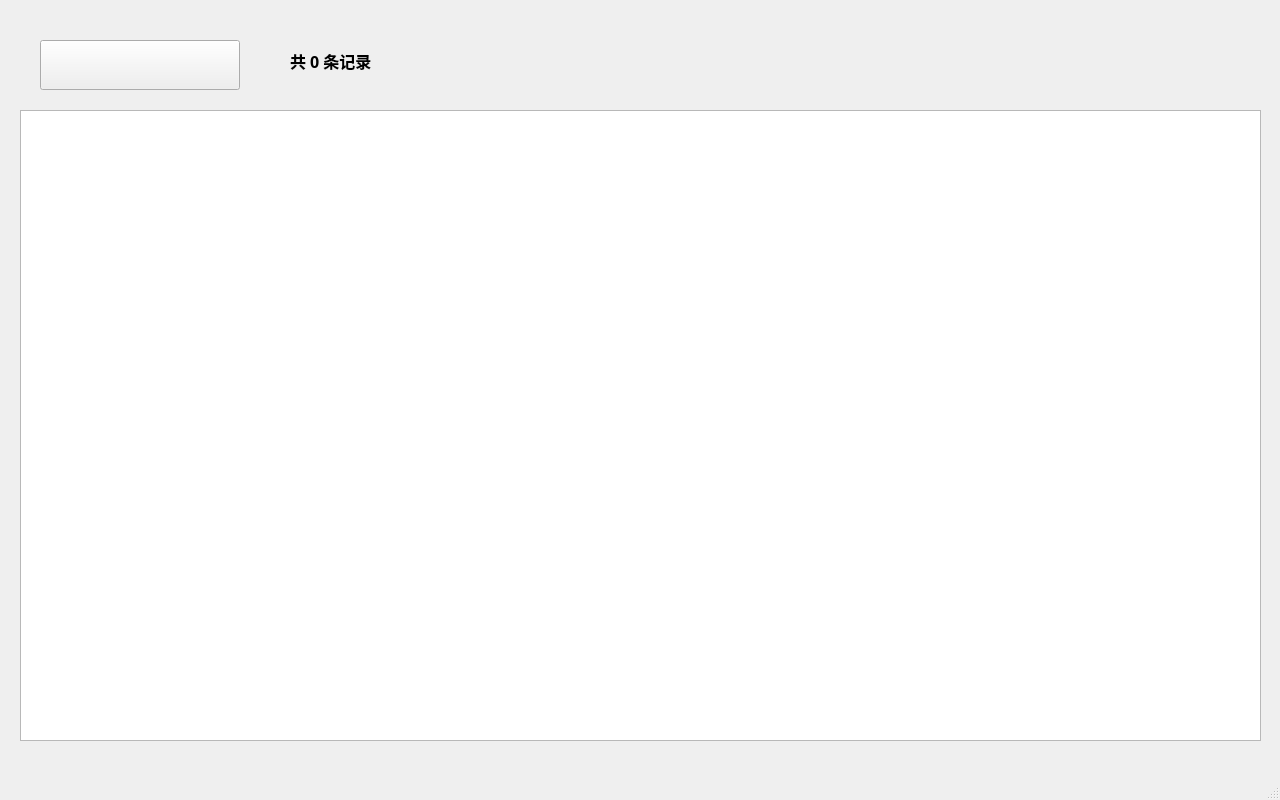
<?xml version="1.0" encoding="UTF-8"?>
<ui version="4.0">
 <class>SearchResultW</class>
 <widget class="QMainWindow" name="SearchResultW">
  <property name="geometry">
   <rect>
    <x>0</x>
    <y>0</y>
    <width>1280</width>
    <height>800</height>
   </rect>
  </property>
  <property name="minimumSize">
   <size>
    <width>0</width>
    <height>50</height>
   </size>
  </property>
  <property name="windowTitle">
   <string>MainWindow</string>
  </property>
  <widget class="QWidget" name="centralwidget">
   <widget class="QPushButton" name="pushButton_2">
    <property name="geometry">
     <rect>
      <x>40</x>
      <y>40</y>
      <width>200</width>
      <height>50</height>
     </rect>
    </property>
    <property name="text">
     <string/>
    </property>
   </widget>
   <widget class="QLabel" name="label">
    <property name="geometry">
     <rect>
      <x>290</x>
      <y>40</y>
      <width>331</width>
      <height>41</height>
     </rect>
    </property>
    <property name="font">
     <font>
      <family>微软雅黑 Light</family>
      <pointsize>12</pointsize>
      <weight>75</weight>
      <italic>false</italic>
      <bold>true</bold>
     </font>
    </property>
    <property name="text">
     <string>共 0 条记录</string>
    </property>
    <property name="openExternalLinks">
     <bool>false</bool>
    </property>
   </widget>
   <widget class="QTableView" name="tableView">
    <property name="geometry">
     <rect>
      <x>20</x>
      <y>110</y>
      <width>1241</width>
      <height>631</height>
     </rect>
    </property>
   </widget>
  </widget>
  <widget class="QMenuBar" name="menubar">
   <property name="geometry">
    <rect>
     <x>0</x>
     <y>0</y>
     <width>1280</width>
     <height>21</height>
    </rect>
   </property>
  </widget>
  <widget class="QStatusBar" name="statusbar"/>
 </widget>
 <resources/>
 <connections/>
</ui>
